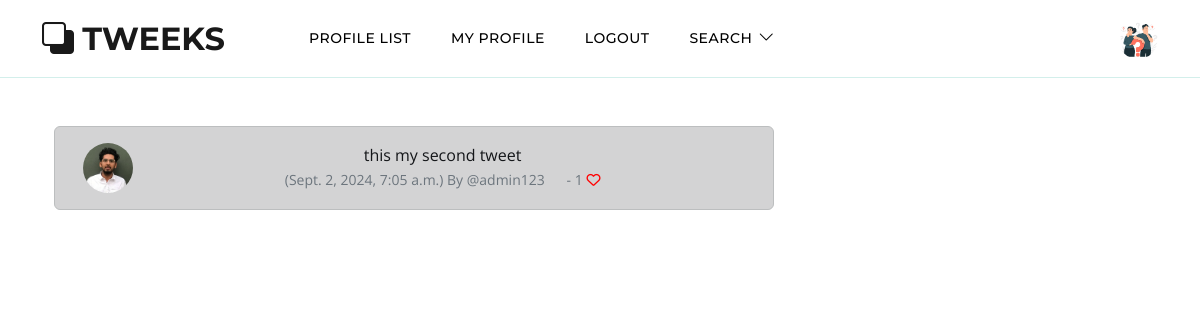
Screenshot of /meep_show/2 (signed in) with the database file from the repository.
### appzz11/models.py (models this page shows, shortened)
class Profile(models.Model):
    user = models.OneToOneField(User, on_delete=models.CASCADE)
    follows = models.ManyToManyField("self", related_name="followed_by", symmetrical=False, blank=True)
    date_modified = models.DateTimeField(User, auto_now=True)
    profile_image = models.ImageField(null=True, blank=True, upload_to="images/" )
    profile_bio = models.CharField(null=True, blank=True, max_length=500)
    homepage_link = models.CharField(null=True, blank=True, max_length=100)
    facebook_link = models.CharField(null=True, blank=True, max_length=100)
    instagram_link = models.CharField(null=True, blank=True, max_length=100)
    linkedin_link = models.CharField(null=True, blank=True, max_length=100)

class Meep(models.Model):
    user = models.ForeignKey(User, related_name="meeps", on_delete=models.DO_NOTHING)
    body = models. CharField(max_length=200)
    created_at = models.DateTimeField(auto_now_add=True)
    likes = models.ManyToManyField(User, related_name="meep_like", blank=True)
    def number_of_likes(self):
        return self.likes.count()

### appzz11/views.py (the view)
# urls.py: path('meep_show/<int:pk>', views.meep_show, name="meep_show"),
def meep_show(request, pk):
	meep = get_object_or_404(Meep, id=pk)
	if meep:
		return render(request, "show_meep.html", {'meep':meep})
	else:
		messages.success(request, ("That Meep Does Not Exist..."))
		return redirect('home')

### templates/show_meep.html (shortened to what this page needs)
{% extends 'base.html' %}
{% load static %}
{% block content %}
	<div class="container text-center">
		<div class="row">
			<div class="col-8">
<br/>
		<div class="alert alert-dark" role="alert">
<div class="container">
	<div class="row">
		<div class="col-1">
		  {% if meep.user.profile.profile_image %}
				<img src="{{ meep.user.profile.profile_image.url }}" width=50 height=50 class="rounded-circle" alt="{{ profile.user.username }}">
				{% else %}
				<img src="{% static 'images/default_profile_pic.png' %}" width=50 height=50 class="rounded-circle" alt="{{ profile.user.username }}">
				{% endif %}
		</div>
		<div class="col-11">
		  {{ meep.body }}<br/>
		  <small class="text-muted">
		  	({{ meep.created_at}}) By
		  	@{{ meep.user.username }}
              &nbsp;&nbsp;&nbsp;&nbsp;
		  	- {{ meep.number_of_likes }}
		  	{% if user in meep.likes.all %}
		  	  <a href="{% url 'meep_like' meep.id %}">
	            <i class="fa-solid fa-heart" style="color:red"></i>
		  	  </a>
		  	{% else %}
		  		<a href="{% url 'meep_like' meep.id %}">
		            <i class="fa fa-heart-o" style="color:red"></i>
		  		</a>
		  	{% endif %}
		  </small>
		</div><br/><br/>
			</div>
		</div>
	</div>
</div>
<div class="col-4">
				<br/><br/><br/>
</div>
{% endblock %}

### templates/navbar.html (shortened to what this page needs)
{% load static %}
<nav class="navbar navbar-expand-lg">
  <div class="container">
    <a class="navbar-brand" href="{% url 'home' %}">
        <i class="bi-back"></i>
        <span>TWEEKS</span>
    </a>
    <div class="collapse navbar-collapse" id="navbarNav">
        <ul class="navbar-nav ms-lg-5 me-lg-auto">
          {% if user.is_authenticated %}
            <li class="nav-item">
                <a class="nav-link click-scroll" href="{% url 'profile_list' %}">Profile List</a>
            </li>
            <li class="nav-item">
                <a class="nav-link click-scroll"  href="{% url 'profile' request.user.id %}"> my Profile</a>
            </li>
            <li class="nav-item">
                <a class="nav-link click-scroll" href="{% url 'logout' %}"> Logout</a>
            </li>
          {% endif %}
            <li class="nav-item dropdown">
                <a class="nav-link dropdown-toggle" href="#" id="navbarLightDropdownMenuLink" role="button" data-bs-toggle="dropdown" aria-expanded="false">SEARCH</a>
            </li>
        </ul>
        {% if user.is_authenticated %}
          <div class="d-none d-lg-block">
            <a href="{% url 'profile' request.user.id %}" >
              {% if user.profile.profile_image %}
                <img src="{{ user.profile.profile_image.url }}" class="rounded-circle" height=40 width=40>
              {% else %}
                <img src="{% static 'img1.jpg' %}" class="img-fluid rounded-circle" alt="Profile Image" height=30 width=30>
              {% endif %}
            </a>
          </div>
        {% endif %}
    </div>
  </div>
</nav>

### static/css/templatemo-topic-listing.css (style rules this page uses)
:root { --white-color: #ffffff; --primary-color: #13547a; --secondary-color: #80d0c7; --section-bg-color: #f0f8ff; --custom-btn-bg-color: #80d0c7; --custom-btn-bg-hover-color: #13547a; --dark-color: #000000; --p-color: #717275; --border-color: #7fffd4; --link-hover-color: #13547a; --body-font-family: 'Open Sans', sans-serif; --title-font-family: 'Montserrat', sans-serif; --h1-font-size: 58px; --h2-font-size: 46px; --h3-font-size: 32px; --h4-font-size: 28px; --h5-font-size: 24px; --h6-font-size: 22px; --p-font-size: 20px; --menu-font-size: 14px; --btn-font-size: 18px; --copyright-font-size: 16px; --border-radius-large: 100px; --border-radius-medium: 20px; --border-radius-small: 10px; --font-weight-normal: 400; --font-weight-medium: 500; --font-weight-semibold: 600; --font-weight-bold: 700; }
body { background-color: var(--white-color); font-family: var(--body-font-family); }
ul li { color: var(--p-color); font-size: var(--p-font-size); font-weight: var(--font-weight-normal); }
a, button { touch-action: manipulation; transition: all 0.3s; }
a { display: inline-block; color: var(--primary-color); text-decoration: none; }
.navbar { background: transparent; border-bottom: 1px solid rgba(128, 208, 199, 0.35); z-index: 9; }
.navbar-brand, .navbar-brand:hover { font-size: var(--h3-font-size); font-weight: var(--font-weight-bold); display: block; }
.navbar-brand span { font-family: var(--title-font-family); }
.navbar-expand-lg .navbar-nav .nav-link { border-radius: var(--border-radius-large); margin: 10px; padding: 10px; }
.navbar-nav .nav-link { display: inline-block; color: var(--dark-color); font-family: var(--title-font-family); font-size: var(--menu-font-size); font-weight: var(--font-weight-medium); text-transform: uppercase; letter-spacing: 0.5px; position: relative; padding-top: 15px; padding-bottom: 15px; }
.navbar .dropdown-toggle::after { content: "\f282"; display: inline-block; font-family: bootstrap-icons !important; font-size: var(--copyright-font-size); font-style: normal; font-weight: normal !important; font-variant: normal; text-transform: none; line-height: 1; vertical-align: -.125em; -webkit-font-smoothing: antialiased; -moz-osx-font-smoothing: grayscale; position: relative; left: 2px; border: 0; }

### rows the page displays
Meep: user.profile.profile_image (picture), body "this my second tweet", created_at "Sept. 2, 2024, 7:05 a.m.", user.username "admin123", number_of_likes "1"
